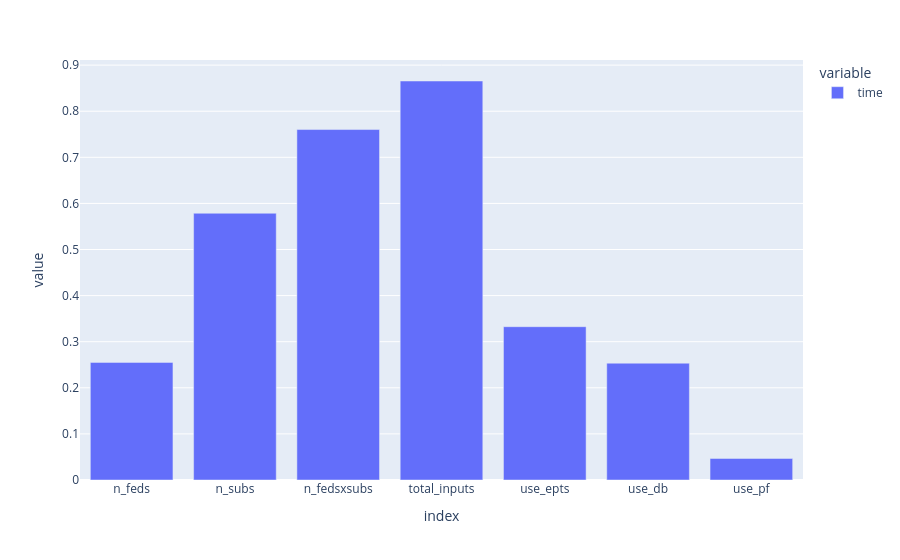

Notebook cell for this chart:
### Code cell
corr = df.corr().time
corr = corr.loc[["n_feds", "n_subs", "n_fedsxsubs", "total_inputs", "use_epts", "use_db", "use_pf"]]
fig = px.bar(corr).show()

### Figure 1 — Plotly figure (JSON) as saved in the notebook; plotly's stock layout.template omitted (floating-point values rounded to 4 significant figures)
{"data": [{"hovertemplate": "variable=time<br>index=%{x}<br>value=%{y}<extra></extra>", "legendgroup": "time", "marker": {"color": "#636efa", "pattern": {"shape": ""}}, "name": "time", "orientation": "v", "showlegend": true, "textposition": "auto", "type": "bar", "x": ["n_feds", "n_subs", "n_fedsxsubs", "total_inputs", "use_epts", "use_db", "use_pf"], "xaxis": "x", "y": [0.2551, 0.5786, 0.7602, 0.8655, 0.3326, 0.2534, 0.04678], "yaxis": "y"}], "layout": {"barmode": "relative", "legend": {"title": {"text": "variable"}, "tracegroupgap": 0}, "margin": {"t": 60}, "xaxis": {"anchor": "y", "domain": [0, 1], "title": {"text": "index"}}, "yaxis": {"anchor": "x", "domain": [0, 1], "title": {"text": "value"}}}}
